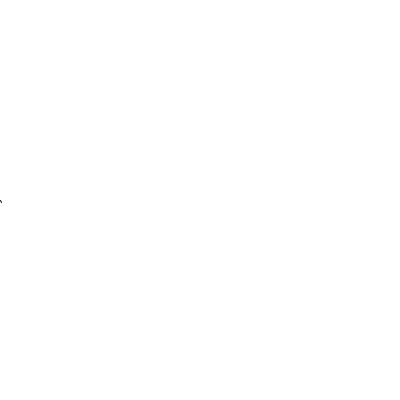
Frame 1 (no input)
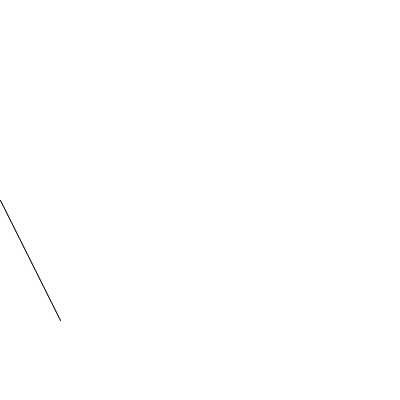
Frame 60 (the mouse pressed at the canvas centre just before this capture)
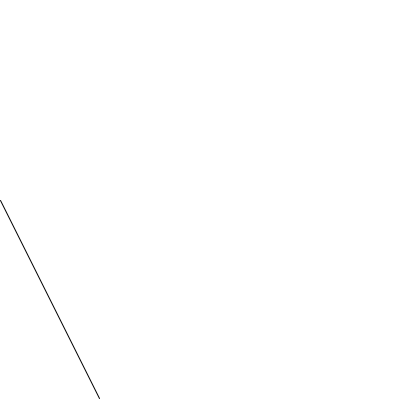
Frame 120 (the mouse held since frame 60 and released just before this capture)

The Processing sketch that drew these frames (run headless with seeded random() and noise(); from frame 60 on, the mouse is pressed at the canvas centre):

// Processing sketch: processing_155291
// ── processing_155291.pde

linedrawer l;

void setup() { 
  size(400, 400); 
  smooth(); 
  l = new linedrawer(0, 200, 100, 400);
} 

void draw() { 
  l.linez();
} 


class linedrawer {

  float xspeed;
  float linespeed;
  float endx = 0;
  float endy = 0;
  float _x;
  float _y;
  float _x2;
  float _y2;
  float tx2;
  float ty2;
  int ticks;


  linedrawer(float x, float y, float x2, float y2) {
    _x = x;
    _y = y;
    _x2 = x2;
    _y2 = y2;
    linez();
    ticks = 0;
  }

  void linez() {
    ticks++;

    float slope = (_y2-_y)/(_x2-_x);

    translate(_x, _y);

    float g = (_x2-_x)/100;
    float dif = (_x2-_x);
    if (dif < 0){
    dif = -dif;
    }
    System.out.println("g = " + g);
    float r = (_y2-_y)/dif;
    
    if (ticks >= dif){
    System.out.println("DONE");
    return;}
    
    
    linespeed = r;
    xspeed = 1;
    System.out.println("xspeed: " +  xspeed + " linespeed: " + linespeed);
    

    if(linespeed < 0){
      linespeed = -linespeed;
    }
    
     background(255); 
     line(0, 0, endx, endy); 

      if(_x > _x2){
      if(_y > _y2){
      System.out.println("1");
      endx += -xspeed;
      endy += -linespeed;
      }else{
      System.out.println("2");
      endx += -xspeed;
      endy += linespeed;
      }
      }else{
      if(_y > _y2){
      System.out.println("3");
      endx += xspeed;
      endy += -linespeed;
        
      }else{
      System.out.println("4");
      endx += xspeed;
      endy += linespeed;
      }
      }

    
  }
}
